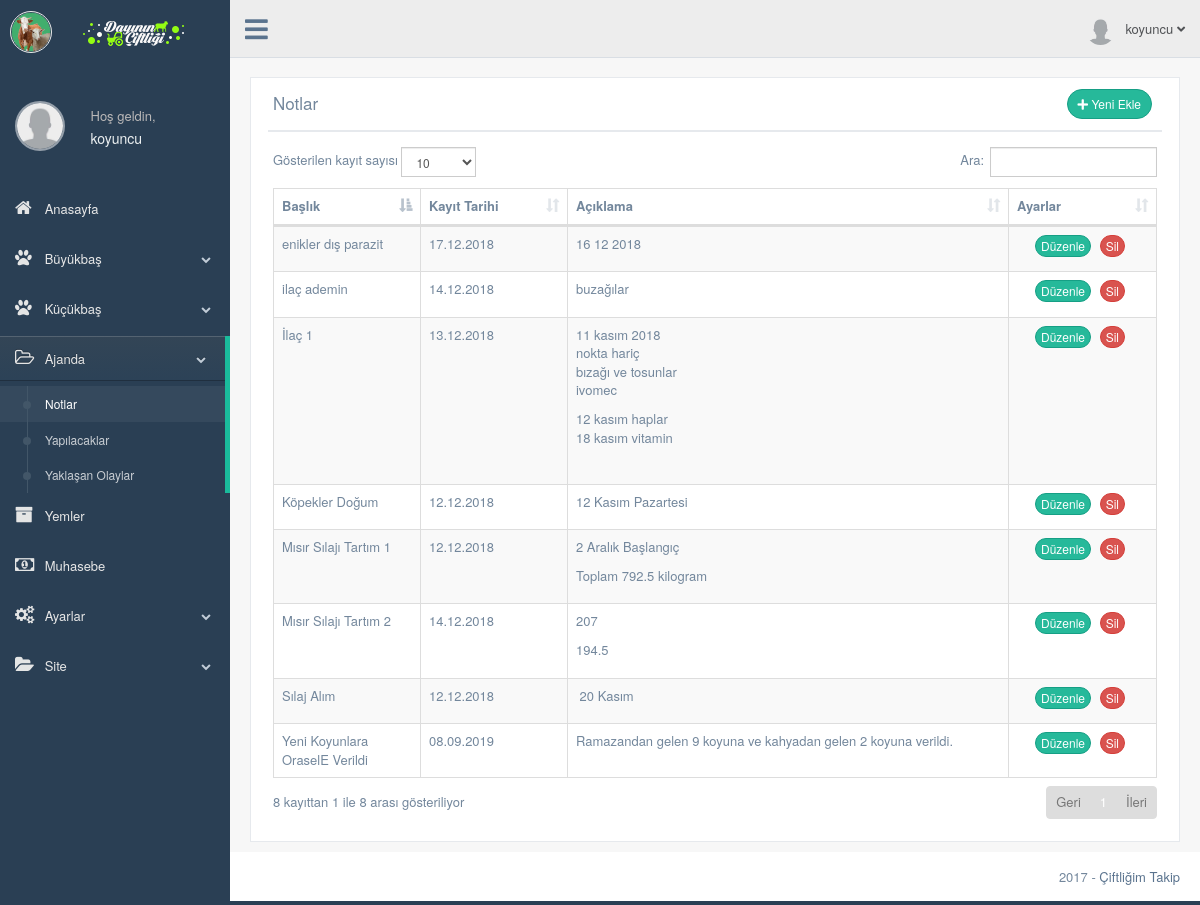
The app's page /production/notlar.php (signed in) with its own data.
### tables this page shows
CREATE TABLE `kullanici` (
  `kullanici_id` int(11) NOT NULL,
  `kullanici_adi` varchar(50) NOT NULL,
  `kullanici_sifre` varchar(50) NOT NULL,
  `kullanici_adsoyad` varchar(50) NOT NULL DEFAULT 'Ad Soyad',
  `kullanici_eposta` varchar(50) NOT NULL,
  `kullanici_gorsel` varchar(250) NOT NULL DEFAULT 'images/kullanici/kullanici.png',
  `kullanici_kayittarihi` datetime NOT NULL,
  `kullanici_yetki` int(1) NOT NULL DEFAULT '2',
  `kullanici_durum` int(1) NOT NULL
);

CREATE TABLE `notlar` (
  `not_id` int(11) NOT NULL,
  `kullanici_id` int(11) NOT NULL,
  `not_kayittarihi` datetime NOT NULL DEFAULT CURRENT_TIMESTAMP,
  `not_baslik` varchar(50) NOT NULL,
  `not_aciklama` varchar(3000) NOT NULL
);

### production/notlar.php (the view, shortened to what this page needs)
<?php
    include 'header.php';
    $notsorgu=$db->prepare("SELECT * FROM notlar WHERE kullanici_id=:id ORDER BY not_kayittarihi ASC");
    $notsorgu->execute(array(
        'id' => $kullanici_id
        ));
?>
<head>
</head>
        <div class="right_col" role="main">
          <div class="">
            <div class="page-title">
              <div class="title_left">
              </div>
            </div>
            <div class="clearfix"></div>
            <div class="row">
              <div class="col-md-12 col-sm-12 col-xs-12">
                <div class="x_panel">
                  <div class="x_title">
                    <h2>Notlar</h2>
                    <div class=" text-right">
                      <button type="button" class="btn btn-round btn-success btn-sm" data-toggle="modal" data-target="#exampleModal">
                        <i class="fa fa-plus" aria-hidden="true"></i> Yeni Ekle
                      </button>
                    </div>
                  </div>
                  <div class="x_content">
                    <table id="datatable" class="table table-striped table-bordered">
                      <thead>
                        <tr>
                          <th class="col-md-2 col-sm-2">Başlık</th>
                          <th class="col-md-1 col-sm-1">Kayıt Tarihi</th>
                          <th class="col-md-6 col-sm-6">Açıklama</th>
                          <th class="col-md-3 col-sm-3" >Ayarlar</th>
                        </tr>
                      </thead>
                      <tbody>
                      <?php while ($notcek=$notsorgu->fetch(PDO::FETCH_ASSOC)) { ?>
                        <tr>
                          <td><?php echo $notcek['not_baslik']; ?></td>
                          <td class="col-md-2 col-sm-2"><?php echo date('d.m.Y',strtotime($notcek['not_kayittarihi'])); ?></td>
                          <td><?php echo $notcek['not_aciklama']; ?></td>
                          <td class="text-center">
                            <form action="../islem.php" method="POST" id="demo-form2" data-parsley-validate class="form-horizontal form-label-left">
                              <a href="not-duzenle.php?notid=<?php echo $notcek['not_id']; ?>" class="btn btn-success btn-round btn-xs" data-toggle="tooltip" data-placement="top" title="Notu Düzenle">   Düzenle   </a>
                              <a href="../islem.php?notsil=true&notid=<?php echo $notcek['not_id']; ?>" class="btn btn-danger btn-round btn-xs" data-toggle="tooltip" data-placement="top" title="Notu Sil">   Sil   </a>
                            </form>
                          </td>
                        </tr>
                       <?php } ?>
                      </tbody>
                    </table>
                  </div>
                </div>
              </div>
            </div>
          </div>
        </div>
        <?php include 'footer.php'; ?>

### production/header.php (shortened to what this page needs)
<?php
  include '../baglan.php';
  $kullanicisorgu=$db->prepare("SELECT * FROM kullanici WHERE kullanici_adi=:kullanici");
  $kullanicisorgu->execute(array(
        'kullanici' => $_SESSION['kullanici_adi']
      ));
  $kullanicicek=$kullanicisorgu->fetch(PDO::FETCH_ASSOC);
 ?>
<!DOCTYPE html>
<html lang="tr">
  <head>
    <link href="../vendors/bootstrap/dist/css/bootstrap.min.css" rel="stylesheet">
    <link href="../vendors/font-awesome/css/font-awesome.min.css" rel="stylesheet">
    <link rel="stylesheet" href="https://use.fontawesome.com/releases/v5.0.13/css/all.css">
    <link rel="stylesheet" href="css/style-print.css" media="print" type="text/css">
    <link href="../vendors/nprogress/nprogress.css" rel="stylesheet">
    <link href="../vendors/iCheck/skins/flat/green.css" rel="stylesheet">
    <link href="../vendors/malihu-custom-scrollbar-plugin/jquery.mCustomScrollbar.min.css" rel="stylesheet"/>
    <link href="../vendors/datatables.net-bs/css/dataTables.bootstrap.min.css" rel="stylesheet">
    <link href="../vendors/datatables.net-buttons-bs/css/buttons.bootstrap.min.css" rel="stylesheet">
    <link href="../vendors/datatables.net-fixedheader-bs/css/fixedHeader.bootstrap.min.css" rel="stylesheet">
    <link href="../vendors/datatables.net-responsive-bs/css/responsive.bootstrap.min.css" rel="stylesheet">
    <link href="../vendors/datatables.net-scroller-bs/css/scroller.bootstrap.min.css" rel="stylesheet">
    <link href="../build/css/custom.min.css" rel="stylesheet">
    <link href="../build/css/main.css" rel="stylesheet">
  </head>
  <body class="nav-md">
    <div class="container body">
      <div class="main_container">
        <div class="col-md-3 left_col menu_fixed">
          <div class="left_col scroll-view">
            <div class="navbar nav_title" style="border: 0;">
              <a href="index.html" class="site_title"><i class="fa"><img src="../images/eks-genel/eks-logo-ikon.png" width="40px" height="auto" alt=""></i> <span><img src="images/logo.png" style="margin-left:20px"alt=""></span></a>
            </div>
            <?php include 'sidebar.php'; ?>
        <div class="top_nav"  id="yazdirma">
          <div class="nav_menu">
            <nav class="">
              <div class="nav toggle">
                <a id="menu_toggle"><i class="fa fa-bars"></i></a>
              </div>
              <ul class="nav navbar-nav navbar-right">
                <li class="">
                  <a href="javascript:;" class="user-profile dropdown-toggle" data-toggle="dropdown" aria-expanded="false">
                    <img src="<?php echo $kullanicicek['kullanici_gorsel']; ?>" alt=""><?php echo $_SESSION['kullanici_adi'] ?>
                    <span class=" fa fa-angle-down"></span>
                  </a>
                </li>
              </ul>
            </nav>
          </div>
        </div>

### production/sidebar.php (shortened to what this page needs)
<br>
            <div class="profile clearfix">
              <div class="profile_pic text-center" style="margin-top: 25px; ">
                <a href="profil.php"><img src="<?php echo $kullanicicek['kullanici_gorsel']; ?>" alt="" style="width: 50px; height: 50px; max-width: 50px; max-height: 50px; -webkit-border-radius: 50%; -moz-border-radius: 50%; border-radius: 50%; border: 2px solid rgba(255,255,255,0.5);" ></a>
              </div>
              <div class="profile_info">
                <span>Hoş geldin,</span>
                <a href="profil.php"><h2><?php echo $_SESSION['kullanici_adi'] ?></h2></a>
              </div>
              <div class="clearfix"></div>
            </div>
            <br />
            <div id="sidebar-menu" class="main_menu_side hidden-print main_menu">
              <div class="menu_section">
                <ul class="nav side-menu">
                  <li><a href="index.php"><i class="fa fa-home"></i> Anasayfa </a>
                  </li>
                  <li><a><i class="fa fa-paw"></i> Büyükbaş <span class="fa fa-chevron-down"></span></a>
                  </li>
                  <li><a><i class="fa fa-paw"></i> Küçükbaş <span class="fa fa-chevron-down"></span></a>
                  </li>
                  <li><a><i class="fa fa-folder-open-o"></i> Ajanda <span class="fa fa-chevron-down"></span></a>
                    <ul class="nav child_menu">
                      <li><a href="notlar.php"> Notlar </a></li>
                      <li><a href="yapilacaklar.php"> Yapılacaklar </a></li>
                      <li><a href="yaklasan-olaylar.php"> Yaklaşan Olaylar </a></li>
                    </ul>
                  </li>
                  <li><a href="yem.php"><i class="fa fa-archive"></i> Yemler </a>
                  </li>
                  <li><a href="muhasebe.php"><i class="fa fa-money"></i> Muhasebe </a>
                  </li>
                  <li><a><i class="fa fa-cogs"></i> Ayarlar <span class="fa fa-chevron-down"></span></a>
                  </li>
                  <li><a><i class="fa fa-folder-open"></i> Site <span class="fa fa-chevron-down"></span></a>
                  </li>
                </ul>
              </div>
            </div>
          </div>
        </div>

### build/css/main.css (style rules this page uses)
.site_title i { border: 1px solid #EAEAEA; padding: 0px 0px !important; border-radius: 50% }

### records on screen
kullanici: kullanici_gorsel (placeholder picture)
notlar: not_baslik "Mısır Sılajı Tartım 1", not_kayittarihi "12.12.2018", not_aciklama "2 Aralık Başlangıç Toplam 792.5 kilogram"
notlar: not_baslik "Köpekler Doğum", not_kayittarihi "12.12.2018", not_aciklama "12 Kasım Pazartesi"
notlar: not_baslik "Sılaj Alım", not_kayittarihi "12.12.2018", not_aciklama "20 Kasım"
notlar: not_baslik "İlaç 1", not_kayittarihi "13.12.2018", not_aciklama "11 kasım 2018 nokta hariç bızağı ve tosunlar ivomec 12 kasım haplar 18 kasım vitamin"
notlar: not_baslik "Mısır Sılajı Tartım 2", not_kayittarihi "14.12.2018", not_aciklama "207 194.5"
notlar: not_baslik "ilaç ademin", not_kayittarihi "14.12.2018", not_aciklama "buzağılar"
notlar: not_baslik "enikler dış parazit", not_kayittarihi "17.12.2018", not_aciklama "16 12 2018"
notlar: not_baslik "Yeni Koyunlara OraselE Verildi", not_kayittarihi "08.09.2019", not_aciklama "Ramazandan gelen 9 koyuna ve kahyadan gelen 2 koyuna verildi."

### other values on screen
$_SESSION['kullanici_adi'] "koyuncu"
